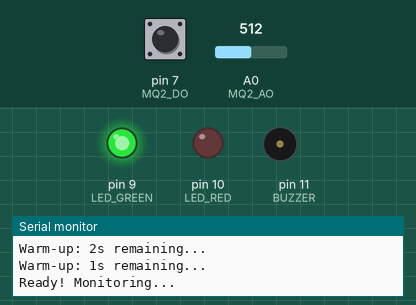
Simulated run of this sketch. Board: Arduino Uno, built with avr-gcc and run on an emulated ATmega328P. Parts: output pins drawn as LEDs (lit = HIGH), buzzer (waves = sounding), the last lines printed to the serial monitor. The test bench sets the inputs (shaded band); at power-on: pin 7 (MQ2_DO) HIGH, A0 (MQ2_AO) = 512.

Above: at 20.1 s.
At 21.31 s:
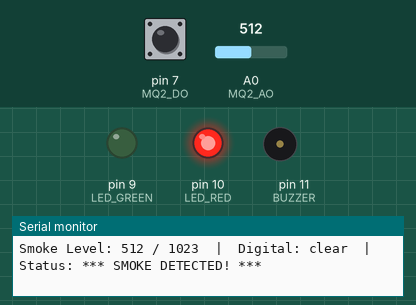
At 22.7 s:
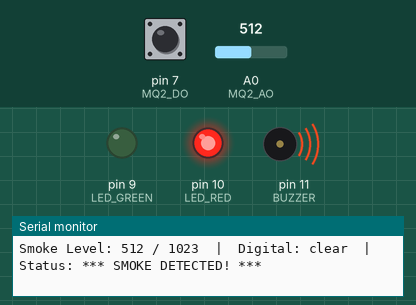
Timing chart, 0 to 23.1 s (numbered marks = the images above):
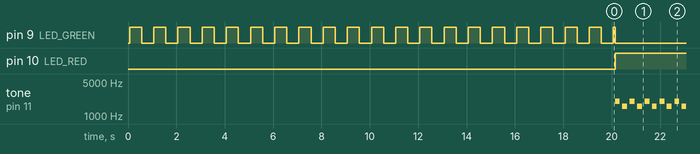

Measured:
- by itself, pin 9 (LED_GREEN): goes 19 × (LOW 0.50 s, HIGH 0.50 s), LOW 0.50 s, HIGH 0.07 s, then LOW
- by itself, pin 10 (LED_RED): LOW → HIGH at 20.1 s
- by itself, tone on pin 11 (BUZZER): repeats every 0.62 s: silent 0.10 s, 1600 Hz 0.20 s, silent 0.12 s, 2000 Hz 0.20 s

The sketch:

smoke-detector-v1.ino
```cpp
// (licence header left out)
const int MQ2_AO     = A0;
const int MQ2_DO     = 7;
const int LED_GREEN  = 9;
const int LED_RED    = 10;
const int BUZZER     = 11;


const int SMOKE_THRESHOLD = 400;
const int BUZZER_FREQ     = 2000;
const int READ_INTERVAL   = 500;


bool alarmActive = false;


void setup() {
  Serial.begin(9600);

  pinMode(LED_GREEN, OUTPUT);
  pinMode(LED_RED,   OUTPUT);
  pinMode(BUZZER,    OUTPUT);
  pinMode(MQ2_DO,    INPUT);

  Serial.println("=============================");
  Serial.println("  threeboardslab Smoke Detector v1");
  Serial.println("  Warming up MQ-2 sensor...");
  Serial.println("=============================");

  for (int i = 20; i > 0; i--) {
    digitalWrite(LED_GREEN, HIGH);
    delay(500);
    digitalWrite(LED_GREEN, LOW);
    delay(500);
    Serial.print("Warm-up: ");
    Serial.print(i);
    Serial.println("s remaining...");
  }

  Serial.println("Ready! Monitoring...\n");
  digitalWrite(LED_GREEN, HIGH);
}


void loop() {
  int smokeLevel = analogRead(MQ2_AO);
  int doState    = digitalRead(MQ2_DO);


  Serial.print("Smoke Level: ");
  Serial.print(smokeLevel);
  Serial.print(" / 1023  |  Digital: ");
  Serial.print(doState == LOW ? "TRIGGERED" : "clear");
  Serial.print("  |  Status: ");

  if (smokeLevel > SMOKE_THRESHOLD || doState == LOW) {

    Serial.println("*** SMOKE DETECTED! ***");

    digitalWrite(LED_GREEN, LOW);
    digitalWrite(LED_RED,   HIGH);


    tone(BUZZER, BUZZER_FREQ);
    delay(200);
    noTone(BUZZER);
    delay(100);
    tone(BUZZER, BUZZER_FREQ - 400);
    delay(200);
    noTone(BUZZER);
    delay(100);

    alarmActive = true;

  } else {

    Serial.println("OK");

    if (alarmActive) {
      noTone(BUZZER);
      digitalWrite(LED_RED, LOW);
      alarmActive = false;
    }

    digitalWrite(LED_GREEN, HIGH);
    delay(READ_INTERVAL);
  }
}
```
